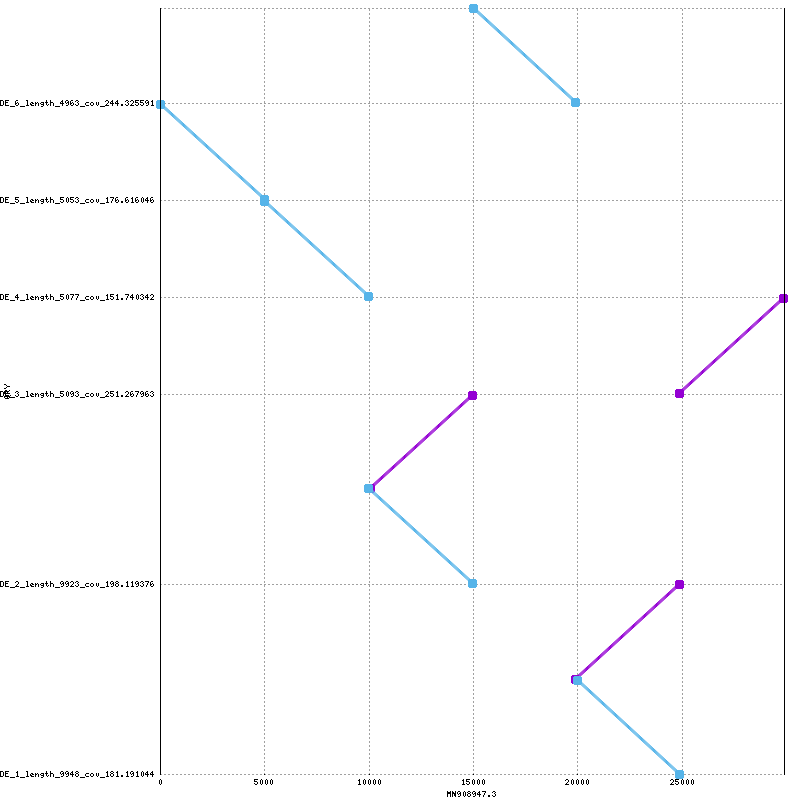

Here is the gnuplot script that generated this plot:
set terminal png tiny size 800,800
set output "genome_compare.png"
set ytics ( \
 "NODE_1_length_9948_cov_181.191044" 1, \
 "NODE_2_length_9923_cov_198.119376" 9948, \
 "NODE_3_length_5093_cov_251.267963" 19870, \
 "NODE_4_length_5077_cov_151.740342" 24962, \
 "NODE_5_length_5053_cov_176.616046" 30038, \
 "NODE_6_length_4963_cov_244.325591" 35090, \
 "" 40057 \
)
set size 1,1
set grid
unset key
set border 10
set tics scale 0
set xlabel "MN908947.3"
set ylabel "QRY"
set format "%.0f"
set mouse format "%.0f"
set mouse mouseformat "[%.0f, %.0f]"
if(GPVAL_VERSION < 5) set mouse clipboardformat "[%.0f, %.0f]"
set xrange [1:29903]
set yrange [1:40057]
set style line 1  lt 1 lw 3 pt 6 ps 1
set style line 2  lt 3 lw 3 pt 6 ps 1
set style line 3  lt 2 lw 3 pt 6 ps 1
plot \
 "genome_compare.fplot" title "FWD" w lp ls 1, \
 "genome_compare.rplot" title "REV" w lp ls 2
